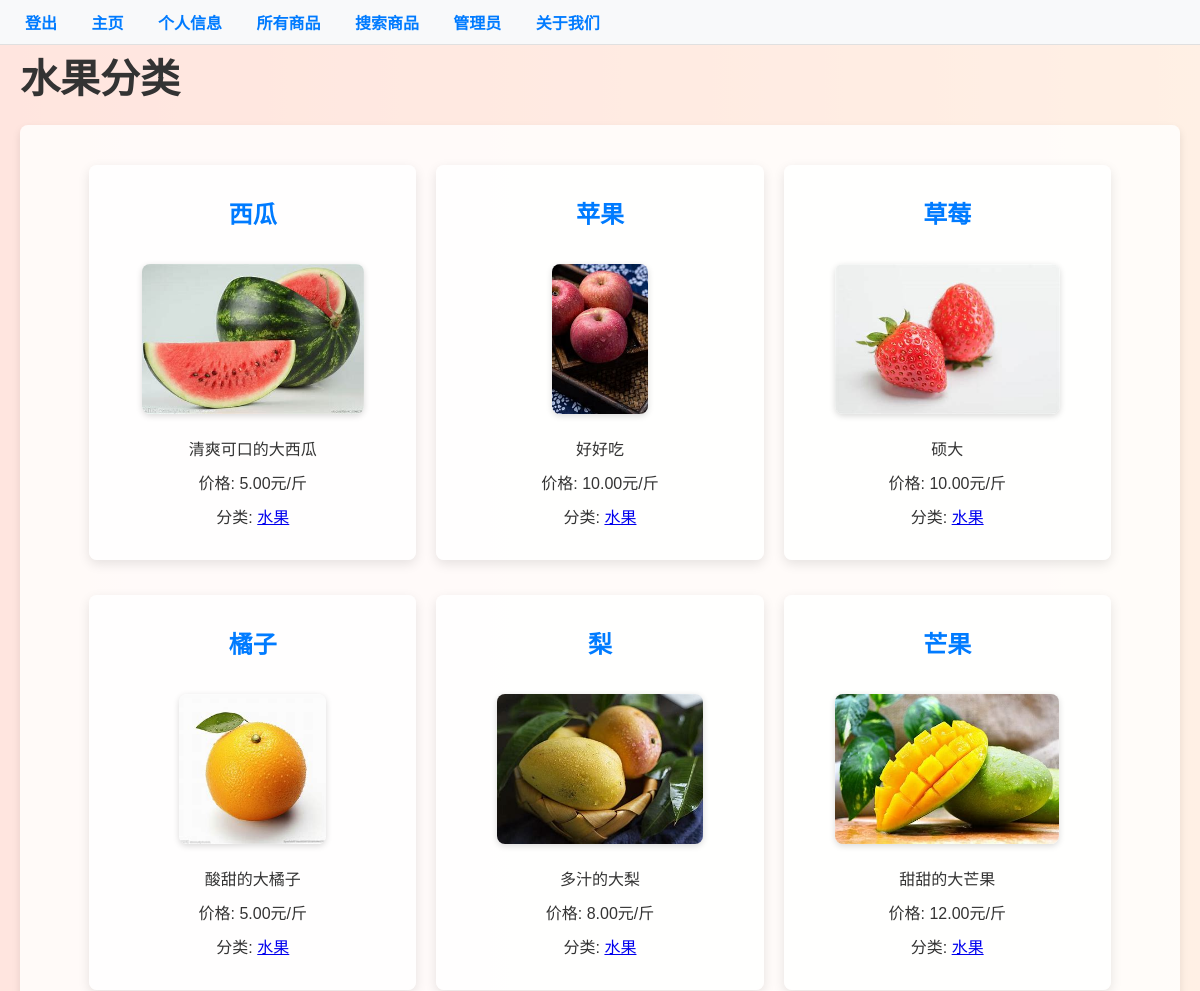
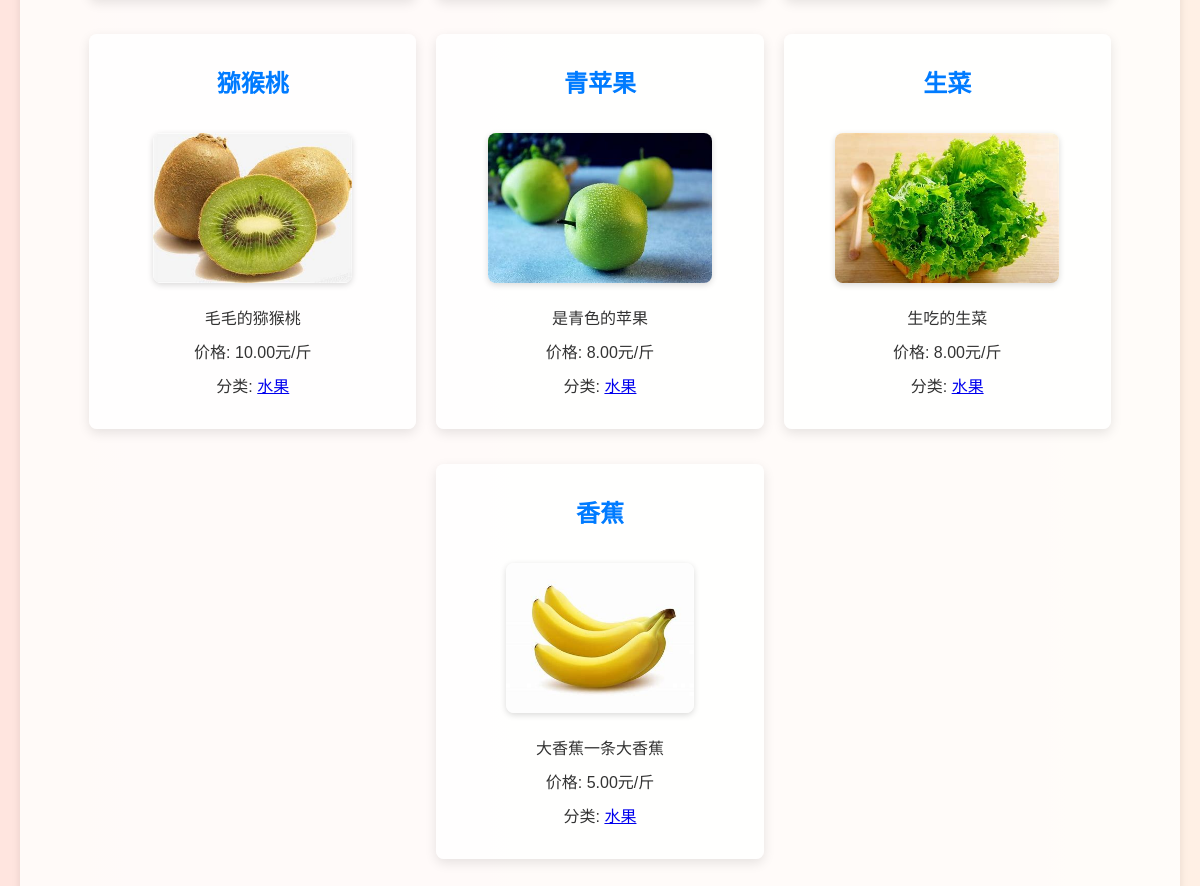
Page /category/1/ on the committed database (2 pictures, top to bottom).
### myapp/models.py (models this page shows, shortened)
class Category(models.Model):
    name = models.CharField(max_length=100, unique=True)
    description = models.TextField(blank=True)
    class Meta:
        verbose_name_plural = 'Categories'

class AgriculturalProduct(models.Model):
    name = models.CharField(max_length=200)
    description = models.TextField()
    image = models.ImageField(upload_to='products/', blank=True, null=True)  # 使用 ImageField
    price = models.DecimalField(max_digits=5, decimal_places=2)
    category = models.ForeignKey(Category, on_delete=models.CASCADE, blank=True, null=True)
    click_count = models.IntegerField(default=0)

### myapp/views.py (the view)
# urls.py: path('category/<int:pk>/', views.CategoryDetailView.as_view(), name='category_detail'),
class CategoryDetailView(DetailView):
    model = Category
    template_name = 'products/category_detail.html'
    context_object_name = 'category'
    def get_context_data(self, **kwargs):
        context = super().get_context_data(**kwargs)
        context['products'] = AgriculturalProduct.objects.filter(category=self.object)
        return context

### myapp/templates/products/category_detail.html (shortened to what this page needs)
<!DOCTYPE html>
<html lang="zh">
<head>
</head>
<body>
    <nav>
        <a href="/">登出</a>
        <a href="{% url 'recommendation' %}">主页</a>
        <a href="{% url 'profile' %}">个人信息</a>
        <a href="{% url 'product_list' %}">所有商品</a>
        <a href="{% url 'product_search' %}">搜索商品</a>
        <a href="{% url 'admin:index' %}">管理员</a>
        <a href="{% url 'about' %}">关于我们</a>
    </nav>
    <div class="container">
        <h1>{{ category.name }}分类</h1>
        {% if products %}
            {% include 'products/product_list_snippet.html' %}
        {% else %}
            <p>没有农产品展示</p>
        {% endif %}
    </div>
</body>
</html>

### myapp/templates/products/product_list_snippet.html (shortened to what this page needs)
<!DOCTYPE html>
<html lang="zh">
<head>
</head>
<body>
    <div class="container">
        <div class="product-list">
            {% for product in products %}
                <div class="product-item">
                    <h3><a href="{% url 'product_detail' pk=product.pk %}">{{ product.name }}</a></h3>
                    {% if product.image %}
                        <img src="{{ product.image.url }}" alt="{{ product.name }}">
                    {% endif %}
                    <p>{{ product.description|truncatewords:50 }}</p>
                    <p>价格: {{ product.price }}元/斤</p>
                    <p>分类: <a href="{% url 'category_detail' pk=product.category.pk %}">{{ product.category.name }}</a></p>
                </div>
            {% empty %}
                <p>没有可用的产品。</p>
            {% endfor %}
        </div>
    </div>
</body>
</html>

### myapp/templates/products/category_detail.html (style rules this page uses)
nav { position: fixed; top: 0; left: 0; width: 100%; background-color: #f8f9fa; padding: 10px; border-bottom: 1px solid #e0e0e0; z-index: 1000; }
nav a { margin: 0 15px; text-decoration: none; color: #007bff; font-weight: bold; }
body { font-family: 'Arial', sans-serif; background: linear-gradient(to right, #ff7e5f, #feb47b); margin: 0; padding: 20px; color: #333; }
h1 { font-size: 2.5em; margin-bottom: 0.5em; }
p { margin-bottom: 1em; }
.container { background-color: rgba(255, 255, 255, 0.8); padding: 20px; border-radius: 8px; box-shadow: 0 4px 8px rgba(0, 0, 0, 0.1); }
.product-list { margin-top: 20px; }
.product-item { background-color: #fff; padding: 15px; border-radius: 4px; margin-bottom: 15px; }
.product-item h3 { margin-top: 0; color: #007bff; }
.product-item img { max-width: 200px; max-height: 200px; margin-top: 10px; }
.product-item p { margin: 5px 0; }

### myapp/templates/products/product_list_snippet.html (style rules this page uses)
body { font-family: 'Arial', sans-serif; margin: 0; padding: 0; background: linear-gradient(to right, #ff7e5f, #feb47b); color: #333; display: flex; justify-content: center; }
.container { max-width: 1200px; width: 100%; padding: 20px; box-sizing: border-box; }
.product-list { display: flex; flex-wrap: wrap; gap: 20px; justify-content: center; }
.product-item { background: rgba(255, 255, 255, 0.9); padding: 20px; border-radius: 8px; box-shadow: 0 4px 12px rgba(0, 0, 0, 0.1); width: calc(31% - 20px); box-sizing: border-box; text-align: center; transition: transform 0.2s; }
.product-item h3 { margin-top: 10px; color: #007bff; font-size: 1.5em; }
.product-item h3 a { text-decoration: none; color: inherit; }
.product-item img { max-width: 100%; max-height: 150px; margin: 10px auto; border-radius: 8px; box-shadow: 0 2px 6px rgba(0, 0, 0, 0.15); }
.product-item p { margin: 10px 0; line-height: 1.5; }

### rows in the picture
Category: name "水果"
AgriculturalProduct: name "西瓜", image (picture), description "清爽可口的大西瓜", price "5.00", category.name "水果"
AgriculturalProduct: name "苹果", image (picture), description "好好吃", price "10.00", category.name "水果"
AgriculturalProduct: name "草莓", image (picture), description "硕大", price "10.00", category.name "水果"
AgriculturalProduct: name "橘子", image (picture), description "酸甜的大橘子", price "5.00", category.name "水果"
AgriculturalProduct: name "梨", image (picture), description "多汁的大梨", price "8.00", category.name "水果"
AgriculturalProduct: name "芒果", image (picture), description "甜甜的大芒果", price "12.00", category.name "水果"
AgriculturalProduct: name "猕猴桃", image (picture), description "毛毛的猕猴桃", price "10.00", category.name "水果"
AgriculturalProduct: name "青苹果", image (picture), description "是青色的苹果", price "8.00", category.name "水果"
AgriculturalProduct: name "生菜", image (picture), description "生吃的生菜", price "8.00", category.name "水果"
AgriculturalProduct: name "香蕉", image (picture), description "大香蕉一条大香蕉", price "5.00", category.name "水果"
